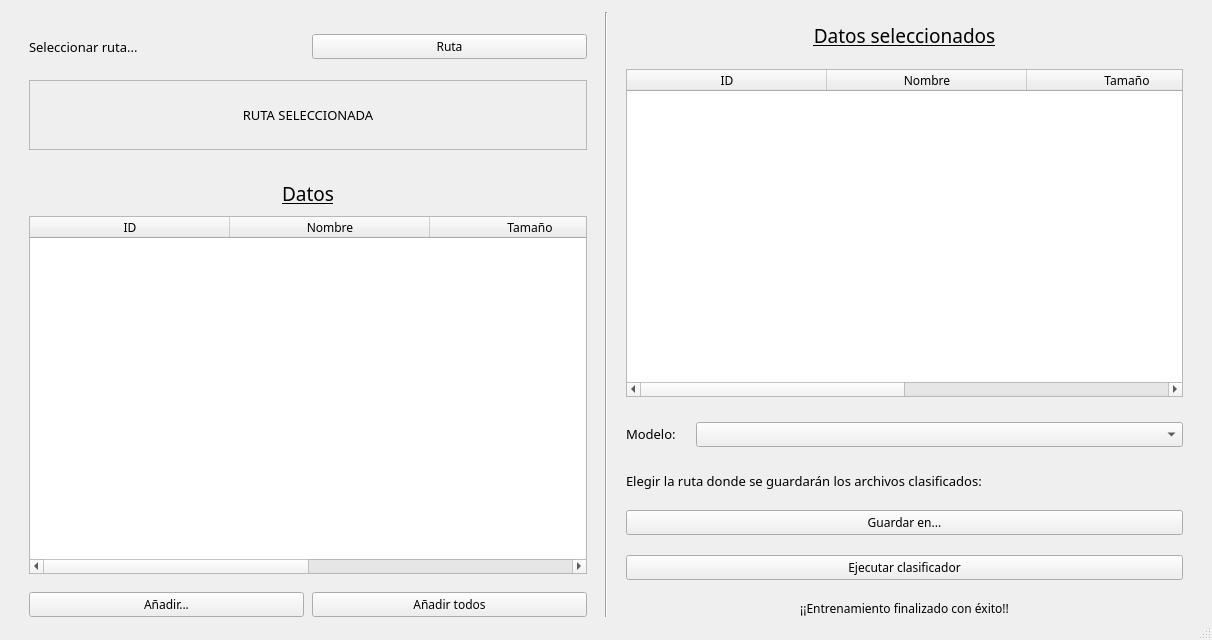
<?xml version="1.0" encoding="UTF-8"?>
<ui version="4.0">
 <class>MainWindow</class>
 <widget class="QMainWindow" name="MainWindow">
  <property name="geometry">
   <rect>
    <x>0</x>
    <y>0</y>
    <width>1212</width>
    <height>640</height>
   </rect>
  </property>
  <property name="font">
   <font>
    <family>Questrial</family>
   </font>
  </property>
  <property name="windowTitle">
   <string>MainWindow</string>
  </property>
  <widget class="QWidget" name="centralwidget">
   <layout class="QHBoxLayout" name="horizontalLayout_5">
    <property name="spacing">
     <number>8</number>
    </property>
    <property name="topMargin">
     <number>12</number>
    </property>
    <property name="bottomMargin">
     <number>1</number>
    </property>
    <item>
     <layout class="QVBoxLayout" name="verticalLayout_4">
      <property name="leftMargin">
       <number>20</number>
      </property>
      <property name="topMargin">
       <number>10</number>
      </property>
      <property name="rightMargin">
       <number>10</number>
      </property>
      <item>
       <layout class="QHBoxLayout" name="horizontalLayout_2">
        <property name="topMargin">
         <number>0</number>
        </property>
        <item>
         <widget class="QLabel" name="label_4">
          <property name="sizePolicy">
           <sizepolicy hsizetype="Minimum" vsizetype="Minimum">
            <horstretch>0</horstretch>
            <verstretch>0</verstretch>
           </sizepolicy>
          </property>
          <property name="minimumSize">
           <size>
            <width>100</width>
            <height>50</height>
           </size>
          </property>
          <property name="font">
           <font>
            <family>Questrial</family>
            <pointsize>10</pointsize>
           </font>
          </property>
          <property name="text">
           <string>Seleccionar ruta...</string>
          </property>
         </widget>
        </item>
        <item>
         <widget class="QPushButton" name="boton_ruta_2">
          <property name="sizePolicy">
           <sizepolicy hsizetype="Minimum" vsizetype="Fixed">
            <horstretch>0</horstretch>
            <verstretch>0</verstretch>
           </sizepolicy>
          </property>
          <property name="minimumSize">
           <size>
            <width>0</width>
            <height>20</height>
           </size>
          </property>
          <property name="font">
           <font>
            <family>Questrial</family>
           </font>
          </property>
          <property name="text">
           <string>Ruta</string>
          </property>
         </widget>
        </item>
       </layout>
      </item>
      <item>
       <widget class="QScrollArea" name="scrollArea_2">
        <property name="sizePolicy">
         <sizepolicy hsizetype="Minimum" vsizetype="Maximum">
          <horstretch>0</horstretch>
          <verstretch>0</verstretch>
         </sizepolicy>
        </property>
        <property name="maximumSize">
         <size>
          <width>16777215</width>
          <height>70</height>
         </size>
        </property>
        <property name="widgetResizable">
         <bool>true</bool>
        </property>
        <widget class="QWidget" name="scrollAreaWidgetContents_4">
         <property name="geometry">
          <rect>
           <x>0</x>
           <y>0</y>
           <width>556</width>
           <height>68</height>
          </rect>
         </property>
         <property name="sizePolicy">
          <sizepolicy hsizetype="Preferred" vsizetype="Preferred">
           <horstretch>0</horstretch>
           <verstretch>0</verstretch>
          </sizepolicy>
         </property>
         <property name="minimumSize">
          <size>
           <width>0</width>
           <height>40</height>
          </size>
         </property>
         <layout class="QVBoxLayout" name="verticalLayout_6">
          <item>
           <widget class="QLabel" name="label_ruta_2">
            <property name="sizePolicy">
             <sizepolicy hsizetype="Minimum" vsizetype="Maximum">
              <horstretch>0</horstretch>
              <verstretch>0</verstretch>
             </sizepolicy>
            </property>
            <property name="font">
             <font>
              <family>Questrial</family>
              <pointsize>10</pointsize>
             </font>
            </property>
            <property name="text">
             <string>RUTA SELECCIONADA</string>
            </property>
            <property name="alignment">
             <set>Qt::AlignCenter</set>
            </property>
           </widget>
          </item>
         </layout>
        </widget>
       </widget>
      </item>
      <item>
       <layout class="QVBoxLayout" name="verticalLayout_9">
        <property name="topMargin">
         <number>20</number>
        </property>
        <property name="bottomMargin">
         <number>10</number>
        </property>
        <item>
         <widget class="QLabel" name="label_2">
          <property name="sizePolicy">
           <sizepolicy hsizetype="Preferred" vsizetype="Fixed">
            <horstretch>0</horstretch>
            <verstretch>0</verstretch>
           </sizepolicy>
          </property>
          <property name="minimumSize">
           <size>
            <width>0</width>
            <height>30</height>
           </size>
          </property>
          <property name="font">
           <font>
            <family>Questrial</family>
            <pointsize>14</pointsize>
            <underline>true</underline>
           </font>
          </property>
          <property name="text">
           <string>Datos</string>
          </property>
          <property name="alignment">
           <set>Qt::AlignCenter</set>
          </property>
          <property name="margin">
           <number>0</number>
          </property>
         </widget>
        </item>
        <item>
         <widget class="QTableWidget" name="lista_archivos_2">
          <property name="sizePolicy">
           <sizepolicy hsizetype="Preferred" vsizetype="Expanding">
            <horstretch>0</horstretch>
            <verstretch>0</verstretch>
           </sizepolicy>
          </property>
          <property name="font">
           <font>
            <family>Questrial</family>
           </font>
          </property>
          <property name="columnCount">
           <number>4</number>
          </property>
          <attribute name="horizontalHeaderDefaultSectionSize">
           <number>200</number>
          </attribute>
          <column>
           <property name="text">
            <string>ID</string>
           </property>
          </column>
          <column>
           <property name="text">
            <string>Nombre</string>
           </property>
          </column>
          <column>
           <property name="text">
            <string>Tamaño</string>
           </property>
          </column>
          <column>
           <property name="text">
            <string>Última modificación</string>
           </property>
          </column>
         </widget>
        </item>
       </layout>
      </item>
      <item>
       <layout class="QHBoxLayout" name="horizontalLayout_4">
        <item>
         <widget class="QPushButton" name="anadir_archivo_2">
          <property name="font">
           <font>
            <family>Questrial</family>
            <pointsize>9</pointsize>
           </font>
          </property>
          <property name="text">
           <string>Añadir...</string>
          </property>
         </widget>
        </item>
        <item>
         <widget class="QPushButton" name="boton_anadir_todos">
          <property name="font">
           <font>
            <family>Questrial</family>
            <pointsize>9</pointsize>
           </font>
          </property>
          <property name="text">
           <string>Añadir todos</string>
          </property>
         </widget>
        </item>
       </layout>
      </item>
     </layout>
    </item>
    <item>
     <widget class="Line" name="line">
      <property name="orientation">
       <enum>Qt::Vertical</enum>
      </property>
     </widget>
    </item>
    <item>
     <layout class="QVBoxLayout" name="verticalLayout">
      <property name="spacing">
       <number>20</number>
      </property>
      <property name="leftMargin">
       <number>10</number>
      </property>
      <property name="topMargin">
       <number>10</number>
      </property>
      <property name="rightMargin">
       <number>20</number>
      </property>
      <item>
       <widget class="QLabel" name="label_5">
        <property name="sizePolicy">
         <sizepolicy hsizetype="Preferred" vsizetype="Fixed">
          <horstretch>0</horstretch>
          <verstretch>0</verstretch>
         </sizepolicy>
        </property>
        <property name="font">
         <font>
          <family>Questrial</family>
          <pointsize>14</pointsize>
          <underline>true</underline>
         </font>
        </property>
        <property name="text">
         <string>Datos seleccionados</string>
        </property>
        <property name="alignment">
         <set>Qt::AlignCenter</set>
        </property>
       </widget>
      </item>
      <item>
       <widget class="QTableWidget" name="datos_seleccionados">
        <property name="sizePolicy">
         <sizepolicy hsizetype="Preferred" vsizetype="Expanding">
          <horstretch>0</horstretch>
          <verstretch>0</verstretch>
         </sizepolicy>
        </property>
        <property name="font">
         <font>
          <family>Questrial</family>
         </font>
        </property>
        <attribute name="horizontalHeaderDefaultSectionSize">
         <number>200</number>
        </attribute>
        <column>
         <property name="text">
          <string>ID</string>
         </property>
        </column>
        <column>
         <property name="text">
          <string>Nombre</string>
         </property>
        </column>
        <column>
         <property name="text">
          <string>Tamaño</string>
         </property>
        </column>
        <column>
         <property name="text">
          <string>Ultima modificación</string>
         </property>
        </column>
       </widget>
      </item>
      <item>
       <layout class="QHBoxLayout" name="horizontalLayout">
        <property name="topMargin">
         <number>5</number>
        </property>
        <property name="bottomMargin">
         <number>5</number>
        </property>
        <item>
         <widget class="QLabel" name="label">
          <property name="sizePolicy">
           <sizepolicy hsizetype="Fixed" vsizetype="Fixed">
            <horstretch>0</horstretch>
            <verstretch>0</verstretch>
           </sizepolicy>
          </property>
          <property name="font">
           <font>
            <family>Questrial</family>
            <pointsize>10</pointsize>
           </font>
          </property>
          <property name="text">
           <string>Modelo:</string>
          </property>
         </widget>
        </item>
        <item>
         <widget class="QComboBox" name="comboBox_modelos">
          <property name="sizePolicy">
           <sizepolicy hsizetype="Preferred" vsizetype="Fixed">
            <horstretch>0</horstretch>
            <verstretch>0</verstretch>
           </sizepolicy>
          </property>
          <property name="font">
           <font>
            <pointsize>9</pointsize>
           </font>
          </property>
         </widget>
        </item>
       </layout>
      </item>
      <item>
       <widget class="QLabel" name="label_3">
        <property name="sizePolicy">
         <sizepolicy hsizetype="Preferred" vsizetype="Fixed">
          <horstretch>0</horstretch>
          <verstretch>0</verstretch>
         </sizepolicy>
        </property>
        <property name="font">
         <font>
          <pointsize>10</pointsize>
         </font>
        </property>
        <property name="text">
         <string>Elegir la ruta donde se guardarán los archivos clasificados:</string>
        </property>
       </widget>
      </item>
      <item>
       <widget class="QPushButton" name="boton_guardar">
        <property name="font">
         <font>
          <family>Questrial</family>
          <pointsize>9</pointsize>
         </font>
        </property>
        <property name="text">
         <string>Guardar en...</string>
        </property>
        <property name="icon">
         <iconset>
          <normaloff>../Imagenes/Aplicar2.png</normaloff>../Imagenes/Aplicar2.png</iconset>
        </property>
        <property name="iconSize">
         <size>
          <width>25</width>
          <height>25</height>
         </size>
        </property>
       </widget>
      </item>
      <item>
       <widget class="QPushButton" name="boton_clasificador">
        <property name="font">
         <font>
          <family>Questrial</family>
          <pointsize>9</pointsize>
         </font>
        </property>
        <property name="text">
         <string>Ejecutar clasificador</string>
        </property>
        <property name="icon">
         <iconset>
          <normaloff>../Imagenes/Execute.png</normaloff>../Imagenes/Execute.png</iconset>
        </property>
        <property name="iconSize">
         <size>
          <width>25</width>
          <height>25</height>
         </size>
        </property>
       </widget>
      </item>
      <item>
       <widget class="QLabel" name="label_finalizado">
        <property name="sizePolicy">
         <sizepolicy hsizetype="Preferred" vsizetype="Fixed">
          <horstretch>0</horstretch>
          <verstretch>0</verstretch>
         </sizepolicy>
        </property>
        <property name="font">
         <font>
          <pointsize>9</pointsize>
         </font>
        </property>
        <property name="text">
         <string>¡¡Entrenamiento finalizado con éxito!!</string>
        </property>
        <property name="alignment">
         <set>Qt::AlignCenter</set>
        </property>
       </widget>
      </item>
     </layout>
    </item>
   </layout>
  </widget>
  <widget class="QMenuBar" name="menubar">
   <property name="geometry">
    <rect>
     <x>0</x>
     <y>0</y>
     <width>1212</width>
     <height>21</height>
    </rect>
   </property>
  </widget>
  <widget class="QStatusBar" name="statusbar"/>
 </widget>
 <resources/>
 <connections/>
</ui>
